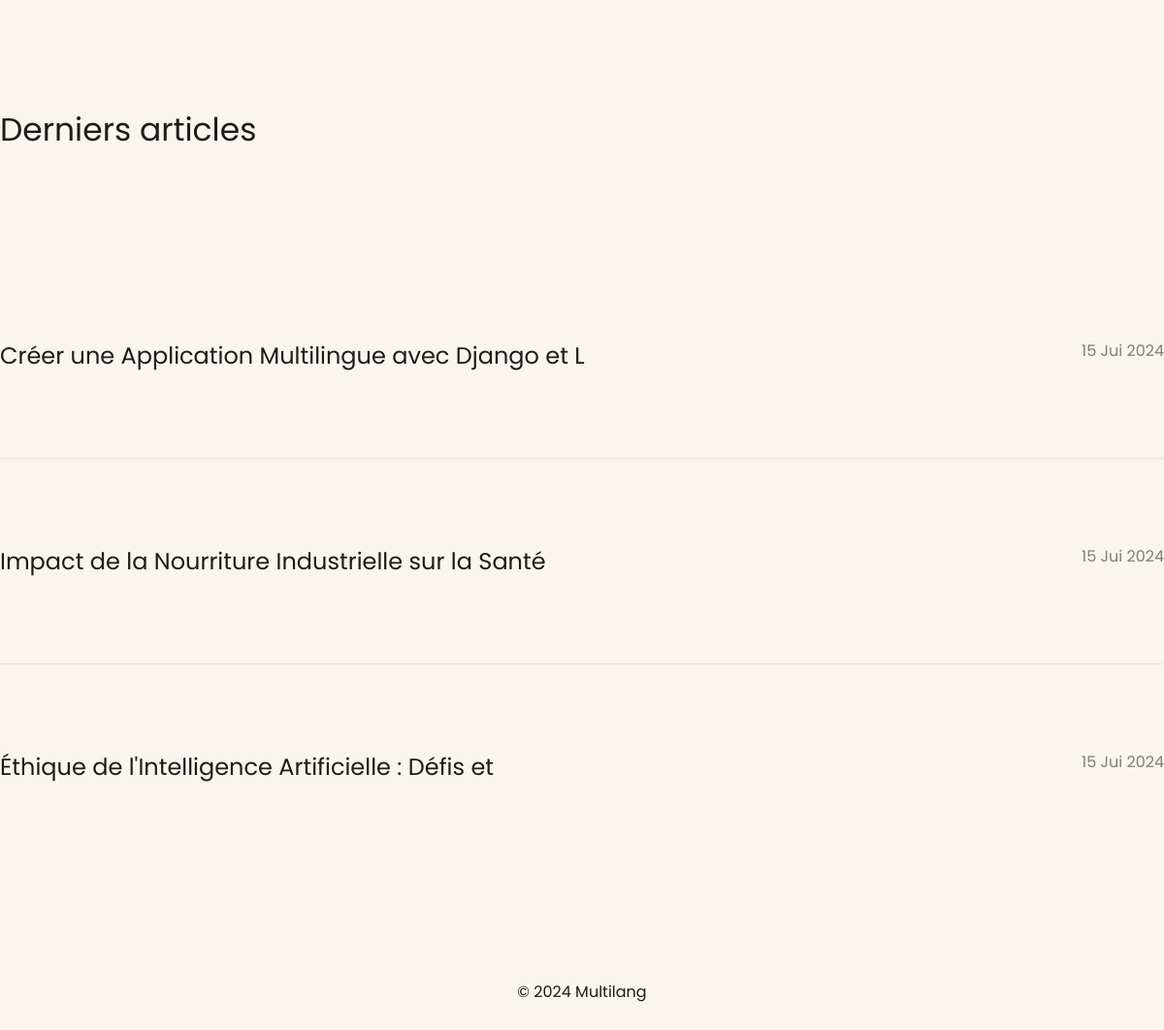
Before: /multilang/accueil (lower part) with the older database file.
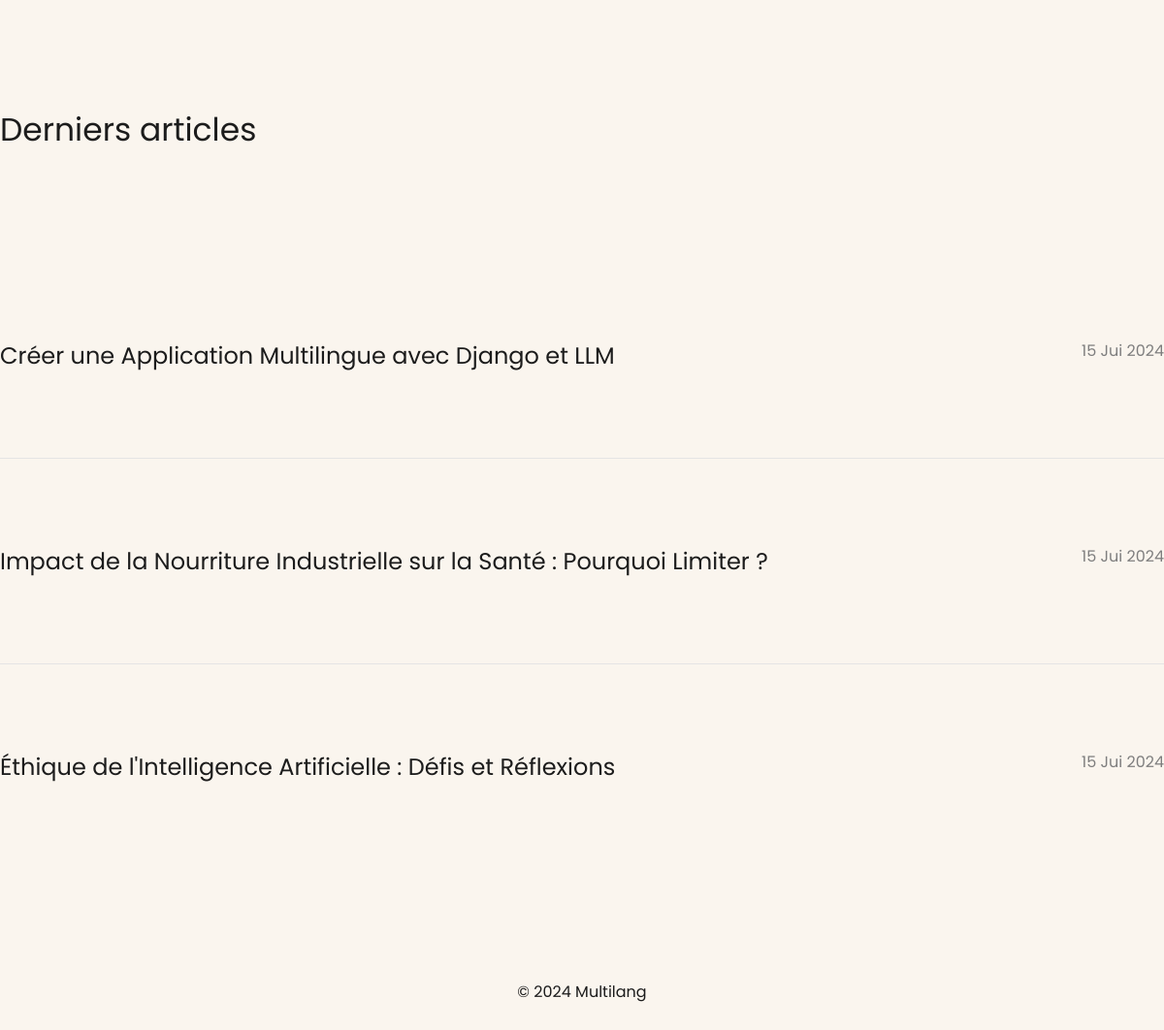
After: the same page with the newer database file.
### main/models.py (models this page shows)
class Article(models.Model) :
    title = models.CharField(max_length = 255)
    content = models.CharField(max_length = 255)
    publication_date = models.DateField()

### main/views.py (the view)
# urls.py: path('accueil', views.accueil, name="accueil"),
def accueil(request):
    articles = Article.objects.all().order_by('-publication_date')  # Récupère tous les articles depuis la base de données
    context = {
        'articles': articles,
        'current_year': datetime.now().year,
    }
    return render(request, 'accueil.html', context)
    return render(request, 'accueil.html', {'posts': posts})  # Passe detaile des articles au template

### main/templates/accueil.html (shortened to what this page needs)
<!DOCTYPE html>
<html lang="en">
<head>
    {% load static %}
    <link rel="stylesheet" href="{% static 'multilang_site/CSS/styles.css' %}">
</head>
<body>
    <section class="articles">
        <h2 class="articles_heading">Derniers articles</h2>
        <ul class="articles-ul">
            {% for article in articles %}
            <li>
                <a href="">
                    <span>{{ article.title }}</span>
                    <span class="articles-list_date">{{ article.publication_date|date:"d M Y" }}</span>
                </a>
            </li>
            {% endfor %}
        </ul>
    </section>
<footer class="footer">
    &copy; {{ current_year }} Multilang
</footer>
</body>
</html>

### main/static/multilang_site/CSS/styles.css (style rules this page uses)
:root { --black: #1c1c1c; --gray: #7E7E7E; --gray-light: #E4E4E4; --red: #b30000; --font-size-base: 1rem; --font-size-md: clamp(1.25rem, 0.61vw + 1.1rem, 1.58rem); --font-size-lg: clamp(1.56rem, 1vw + 1.31rem, 2.11rem); --font-size-xl: clamp(2.44rem, 2.38vw + 1.85rem, 3.75rem); --border-radius: 10px; }
body { font-family: "Poppins", sans-serif; color: var(--black); font-size: var(--font-size-base); background-color: #FAF5EE; background-image: url(""); margin: 0; }
a { color: var(--black) }
h2 { font-size: var(--font-size-lg); }
.articles_heading { margin-top: 4rem; font-weight: 400; }
.articles-ul { list-style-type: none; padding: 0; margin: 0; font-size: clamp(1.13rem, calc(1.08rem + 0.22vw) , 1.25rem); display: flex; flex-direction: column; }
.articles-list_date { font-size: var(--font-size-base); color: var(--gray); width: 260px; display: inline-block; }
.articles-ul li a { display: flex; flex-direction: column; justify-content: space-between; text-decoration: none; margin: 18px 0; }
@media only screen and (min-width: 768px) { .articles-ul li a { flex-direction: row; align-content: center; } }
@media only screen and (min-width: 768px) { .articles-list_date { text-align: right; } }
.articles-ul li { font-size: 24px; cursor: pointer; transition: filter 0.1s; }
.articles-ul li:not(:last-child) { border-bottom: 1px solid var(--gray-light); }
.articles { white-space: pre-wrap; }
.footer { margin: 4rem; text-align: center; }

Changed rows visible on the page:
changed Article: title "Créer une Application Multilingue avec Django et L" → "Créer une Application Multilingue avec Django et LLM"
changed Article: title "Impact de la Nourriture Industrielle sur la Santé" → "Impact de la Nourriture Industrielle sur la Santé : Pourquoi Limiter ?"
changed Article: title "Éthique de l'Intelligence Artificielle : Défis et" → "Éthique de l'Intelligence Artificielle : Défis et Réflexions"
